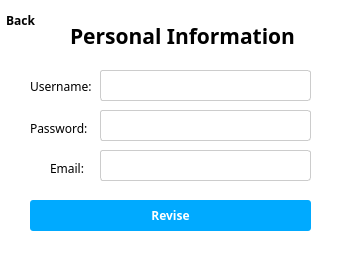
<?xml version="1.0" encoding="UTF-8"?>
<ui version="4.0">
 <class>MainWindow</class>
 <widget class="QMainWindow" name="MainWindow">
  <property name="geometry">
   <rect>
    <x>0</x>
    <y>0</y>
    <width>348</width>
    <height>265</height>
   </rect>
  </property>
  <property name="minimumSize">
   <size>
    <width>348</width>
    <height>265</height>
   </size>
  </property>
  <property name="maximumSize">
   <size>
    <width>348</width>
    <height>265</height>
   </size>
  </property>
  <property name="windowTitle">
   <string>MainWindow</string>
  </property>
  <property name="styleSheet">
   <string notr="true">background-color: white;</string>
  </property>
  <widget class="QWidget" name="centralwidget">
   <widget class="QLabel" name="label">
    <property name="geometry">
     <rect>
      <x>70</x>
      <y>20</y>
      <width>231</width>
      <height>31</height>
     </rect>
    </property>
    <property name="font">
     <font>
      <family>微软雅黑</family>
      <pointsize>16</pointsize>
      <weight>75</weight>
      <bold>true</bold>
     </font>
    </property>
    <property name="text">
     <string>Personal Information</string>
    </property>
   </widget>
   <widget class="QLabel" name="label_2">
    <property name="geometry">
     <rect>
      <x>30</x>
      <y>76</y>
      <width>71</width>
      <height>21</height>
     </rect>
    </property>
    <property name="font">
     <font>
      <family>微软雅黑</family>
     </font>
    </property>
    <property name="text">
     <string>Username:</string>
    </property>
   </widget>
   <widget class="QLabel" name="label_3">
    <property name="geometry">
     <rect>
      <x>30</x>
      <y>120</y>
      <width>61</width>
      <height>16</height>
     </rect>
    </property>
    <property name="font">
     <font>
      <family>微软雅黑</family>
     </font>
    </property>
    <property name="text">
     <string>Password:</string>
    </property>
   </widget>
   <widget class="QLineEdit" name="lineEdit">
    <property name="geometry">
     <rect>
      <x>100</x>
      <y>70</y>
      <width>211</width>
      <height>31</height>
     </rect>
    </property>
    <property name="styleSheet">
     <string notr="true">QLineEdit { border-radius: 3px; border: 0.5px solid #CCCCCC;}</string>
    </property>
   </widget>
   <widget class="QLineEdit" name="lineEdit_2">
    <property name="geometry">
     <rect>
      <x>100</x>
      <y>110</y>
      <width>211</width>
      <height>31</height>
     </rect>
    </property>
    <property name="styleSheet">
     <string notr="true">QLineEdit { border-radius: 3px; border: 0.5px solid #CCCCCC;}</string>
    </property>
   </widget>
   <widget class="QPushButton" name="pushButton">
    <property name="geometry">
     <rect>
      <x>30</x>
      <y>200</y>
      <width>281</width>
      <height>31</height>
     </rect>
    </property>
    <property name="font">
     <font>
      <family>微软雅黑</family>
      <weight>75</weight>
      <bold>true</bold>
     </font>
    </property>
    <property name="styleSheet">
     <string notr="true">QPushButton { background-color:rgb(0, 170, 255); color:rgb(255, 255, 255); border-radius: 3px; }</string>
    </property>
    <property name="text">
     <string>Revise</string>
    </property>
   </widget>
   <widget class="QLineEdit" name="lineEdit_3">
    <property name="geometry">
     <rect>
      <x>100</x>
      <y>150</y>
      <width>211</width>
      <height>31</height>
     </rect>
    </property>
    <property name="styleSheet">
     <string notr="true">QLineEdit { border-radius: 3px; border: 0.5px solid #CCCCCC;}</string>
    </property>
   </widget>
   <widget class="QLabel" name="label_4">
    <property name="geometry">
     <rect>
      <x>50</x>
      <y>160</y>
      <width>41</width>
      <height>16</height>
     </rect>
    </property>
    <property name="font">
     <font>
      <family>微软雅黑</family>
     </font>
    </property>
    <property name="text">
     <string>Email:</string>
    </property>
   </widget>
   <widget class="QPushButton" name="pushButton_2">
    <property name="geometry">
     <rect>
      <x>0</x>
      <y>10</y>
      <width>41</width>
      <height>21</height>
     </rect>
    </property>
    <property name="font">
     <font>
      <family>微软雅黑</family>
      <weight>75</weight>
      <bold>true</bold>
     </font>
    </property>
    <property name="styleSheet">
     <string notr="true">QPushButton { background-color:rgb(255, 255, 255); color:rgb(0, 0, 0); border-radius: 3px; }</string>
    </property>
    <property name="text">
     <string>Back</string>
    </property>
   </widget>
  </widget>
  <widget class="QStatusBar" name="statusbar"/>
 </widget>
 <resources/>
 <connections/>
</ui>
